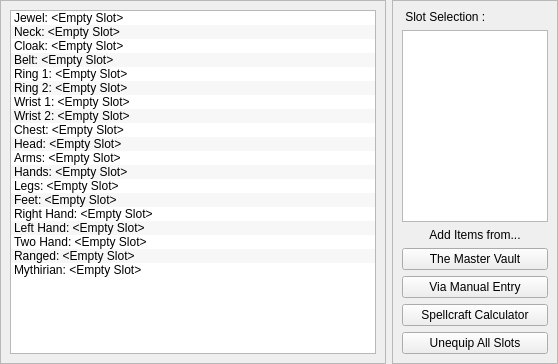
            <widget class="QWidget" name="tab_2">
             <attribute name="title">
              <string>Equipment</string>
             </attribute>
             <layout class="QHBoxLayout" name="horizontalLayout_4" stretch="70,30">
              <property name="leftMargin">
               <number>0</number>
              </property>
              <property name="topMargin">
               <number>0</number>
              </property>
              <property name="rightMargin">
               <number>0</number>
              </property>
              <property name="bottomMargin">
               <number>0</number>
              </property>
              <item>
               <widget class="QFrame" name="frame_5">
                <property name="frameShape">
                 <enum>QFrame::StyledPanel</enum>
                </property>
                <property name="frameShadow">
                 <enum>QFrame::Raised</enum>
                </property>
                <layout class="QVBoxLayout" name="verticalLayout_4">
                 <item>
                  <widget class="QListWidget" name="itemsListWidget">
                   <property name="verticalScrollBarPolicy">
                    <enum>Qt::ScrollBarAlwaysOff</enum>
                   </property>
                   <property name="horizontalScrollBarPolicy">
                    <enum>Qt::ScrollBarAlwaysOff</enum>
                   </property>
                   <property name="alternatingRowColors">
                    <bool>true</bool>
                   </property>
                   <property name="selectionRectVisible">
                    <bool>true</bool>
                   </property>
                   <item>
                    <property name="text">
                     <string>Jewel: &lt;Empty Slot&gt;</string>
                    </property>
                   </item>
                   <item>
                    <property name="text">
                     <string>Neck: &lt;Empty Slot&gt;</string>
                    </property>
                   </item>
                   <item>
                    <property name="text">
                     <string>Cloak: &lt;Empty Slot&gt;</string>
                    </property>
                   </item>
                   <item>
                    <property name="text">
                     <string>Belt: &lt;Empty Slot&gt;</string>
                    </property>
                   </item>
                   <item>
                    <property name="text">
                     <string>Ring 1: &lt;Empty Slot&gt;</string>
                    </property>
                   </item>
                   <item>
                    <property name="text">
                     <string>Ring 2: &lt;Empty Slot&gt;</string>
                    </property>
                   </item>
                   <item>
                    <property name="text">
                     <string>Wrist 1: &lt;Empty Slot&gt;</string>
                    </property>
                   </item>
                   <item>
                    <property name="text">
                     <string>Wrist 2: &lt;Empty Slot&gt;</string>
                    </property>
                   </item>
                   <item>
                    <property name="text">
                     <string>Chest: &lt;Empty Slot&gt;</string>
                    </property>
                   </item>
                   <item>
                    <property name="text">
                     <string>Head: &lt;Empty Slot&gt;</string>
                    </property>
                   </item>
                   <item>
                    <property name="text">
                     <string>Arms: &lt;Empty Slot&gt;</string>
                    </property>
                   </item>
                   <item>
                    <property name="text">
                     <string>Hands: &lt;Empty Slot&gt;</string>
                    </property>
                   </item>
                   <item>
                    <property name="text">
                     <string>Legs: &lt;Empty Slot&gt;</string>
                    </property>
                   </item>
                   <item>
                    <property name="text">
                     <string>Feet: &lt;Empty Slot&gt;</string>
                    </property>
                   </item>
                   <item>
                    <property name="text">
                     <string>Right Hand: &lt;Empty Slot&gt;</string>
                    </property>
                   </item>
                   <item>
                    <property name="text">
                     <string>Left Hand: &lt;Empty Slot&gt;</string>
                    </property>
                   </item>
                   <item>
                    <property name="text">
                     <string>Two Hand: &lt;Empty Slot&gt;</string>
                    </property>
                   </item>
                   <item>
                    <property name="text">
                     <string>Ranged: &lt;Empty Slot&gt;</string>
                    </property>
                   </item>
                   <item>
                    <property name="text">
                     <string>Mythirian: &lt;Empty Slot&gt;</string>
                    </property>
                   </item>
                  </widget>
                 </item>
                </layout>
               </widget>
              </item>
              <item>
               <widget class="QFrame" name="frame_6">
                <property name="frameShape">
                 <enum>QFrame::StyledPanel</enum>
                </property>
                <property name="frameShadow">
                 <enum>QFrame::Raised</enum>
                </property>
                <layout class="QVBoxLayout" name="verticalLayout_5">
                 <item>
                  <widget class="QLabel" name="slotSelectionLabel">
                   <property name="text">
                    <string>&lt;Item&gt; Slot Selection :</string>
                   </property>
                  </widget>
                 </item>
                 <item>
                  <widget class="QListWidget" name="slotSelectionListWidget">
                   <property name="selectionRectVisible">
                    <bool>true</bool>
                   </property>
                  </widget>
                 </item>
                 <item>
                  <widget class="QLabel" name="label_12">
                   <property name="text">
                    <string>Add Items from...</string>
                   </property>
                   <property name="alignment">
                    <set>Qt::AlignCenter</set>
                   </property>
                  </widget>
                 </item>
                 <item>
                  <widget class="QPushButton" name="pushButton">
                   <property name="text">
                    <string>The Master Vault</string>
                   </property>
                  </widget>
                 </item>
                 <item>
                  <widget class="QPushButton" name="pushButton_2">
                   <property name="text">
                    <string>Via Manual Entry</string>
                   </property>
                  </widget>
                 </item>
                 <item>
                  <widget class="QPushButton" name="pushButton_3">
                   <property name="text">
                    <string>Spellcraft Calculator</string>
                   </property>
                  </widget>
                 </item>
                 <item>
                  <widget class="QPushButton" name="unequipAllButton">
                   <property name="text">
                    <string>Unequip All Slots</string>
                   </property>
                  </widget>
                 </item>
                </layout>
               </widget>
              </item>
             </layout>
            </widget>
